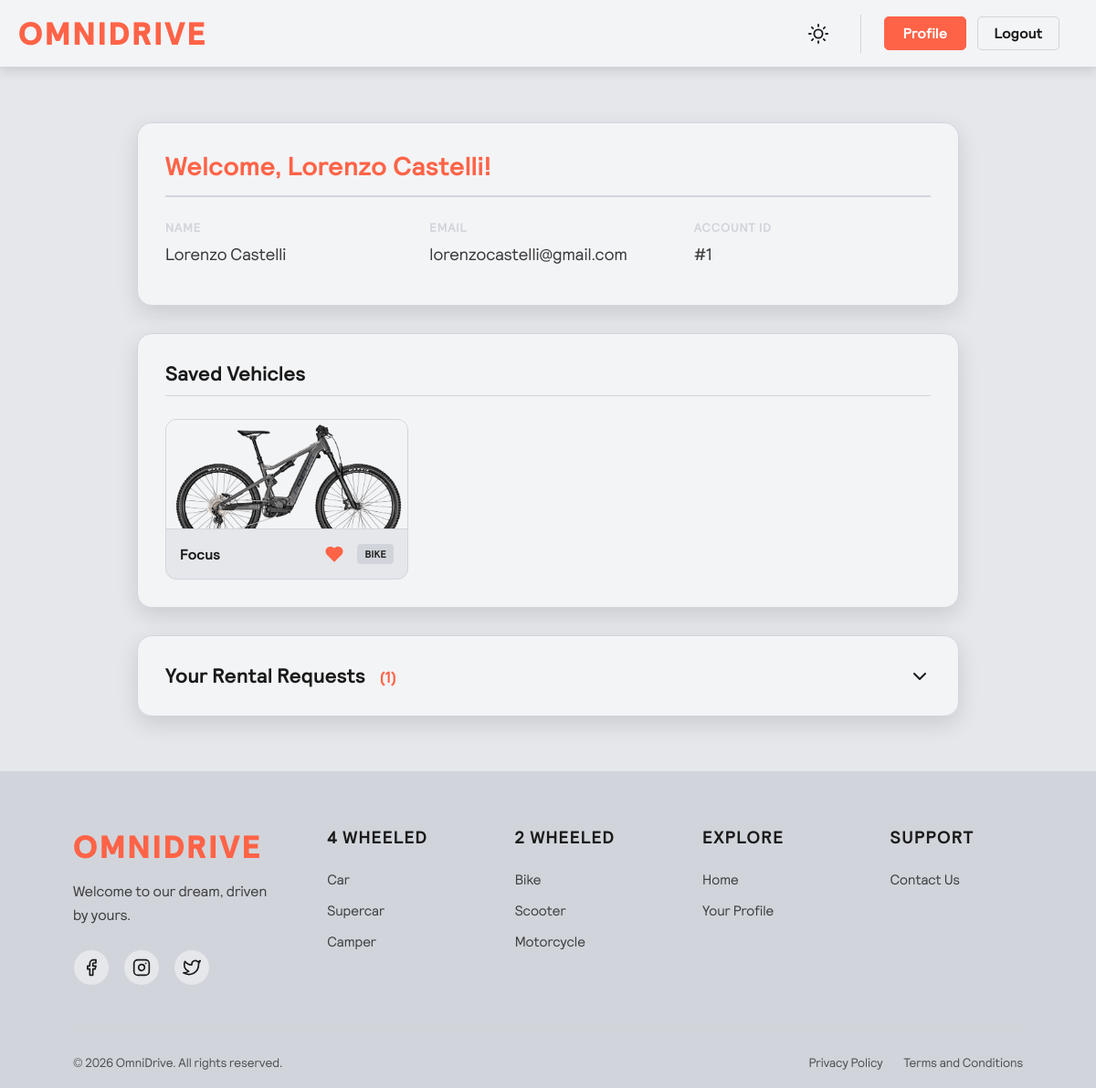
Screenshot of /profile (signed in) with the database file from the repository.
### tables this page shows
CREATE TABLE users (
                   id INTEGER PRIMARY KEY AUTOINCREMENT,
                   name TEXT NOT NULL,
                   email TEXT NOT NULL UNIQUE,
                   password TEXT NOT NULL
            );

CREATE TABLE bikes (
                   id INTEGER PRIMARY KEY AUTOINCREMENT,
                   type TEXT NOT NULL,
                   brand TEXT NOT NULL,
                   model TEXT NOT NULL,
                   rent_length INTEGER NOT NULL,
                   price REAL NOT NULL,
                   frame_size TEXT NOT NULL,
                   traction TEXT NOT NULL,
                   suspensions TEXT NOT NULL,
                   terrain TEXT NOT NULL,
                   img TEXT
            );

CREATE TABLE saved_vehicles (
                   id INTEGER PRIMARY KEY AUTOINCREMENT,
                   user_id INTEGER NOT NULL,
                   vehicle_type TEXT NOT NULL,
                   vehicle_id INTEGER NOT NULL,
                   FOREIGN KEY (user_id) REFERENCES users (id) ON DELETE CASCADE
            );

### app.py (the view)
@app.route('/profile')
def profile():
    if not session.get('user_id'):
        flash("You have to login first!", 'error')
        return redirect(url_for('login'))
    user_id = session['user_id']
    saved_list = []
    with db_connect() as db:
        favorites = db.execute(
            'SELECT vehicle_type, vehicle_id FROM saved_vehicles WHERE user_id = ?',
            (user_id,)
        ).fetchall()
        for fav in favorites:
            table = TYPE_TO_TABLE.get(fav['vehicle_type'])
            v_data = db.execute(f'SELECT id, brand, img FROM {table} WHERE id = ?', (fav['vehicle_id'],)).fetchone()
            if v_data:
                v_dict = dict(v_data)
                v_dict['type'] = fav['vehicle_type']
                if v_dict.get('img'):
                    v_dict['img_url'] = f"imgs/{table}/{v_dict['id']}/{v_dict['img']}"
                saved_list.append(v_dict)
        requests = db.execute('SELECT * FROM rental_requests WHERE user_id = ? ORDER BY id DESC', (user_id,)).fetchall()
        user_data = db.execute('SELECT email FROM users WHERE id = ?', (user_id,)).fetchone()
    return render_template("profile.html", requests=requests, user_email=user_data['email'], saved_vehicles=saved_list)

### app.py (called while the page is built)
def db_connect():
    conn = sqlite3.connect(DB_USERS_PATH)
    conn.row_factory = sqlite3.Row
    conn.execute('PRAGMA foreign_keys = ON')
    return conn

### templates/profile.html (shortened to what this page needs)
{% extends "base.html" %}
{% block extra_css %}
    <link rel="stylesheet"
          href="{{ url_for('static', filename='css/profile.css') }}">
{% endblock extra_css %}
{% block content %}
    <div class="mega-box profile-layout">
        <div class="profile-box">
            <h2 class="profile-title">Welcome, {{ session.user_name }}!</h2>
            <div class="user-info-grid">
                <div class="info-group">
                    <span class="info-label">Name</span>
                    <span class="info-value">{{ session.user_name }}</span>
                </div>
                <div class="info-group">
                    <span class="info-label">Email</span>
                    <span class="info-value">{{ user_email | default("your.email@example.com") }}</span>
                </div>
                <div class="info-group">
                    <span class="info-label">Account ID</span>
                    <span class="info-value">#{{ session.user_id }}</span>
                </div>
            </div>
        </div>
        <div class="profile-box">
            <h2 class="section-title">Saved Vehicles</h2>
            {% if saved_vehicles %}
                <div class="saved-vehicles-grid">
                    {% for vehicle in saved_vehicles %}
                        <div class="mini-vehicle-card">
                            <a href="{{ url_for('vehicle_detail', vehicle_type=vehicle.type, vehicle_id=vehicle.id) }}"
                               class="mini-img-link">
                                <div class="mini-img-container">
                                    {% if vehicle.img_url %}
                                        <img src="{{ url_for('static', filename=vehicle.img_url) }}"
                                             alt="{{ vehicle.brand }}">
                                    {% endif %}
                                </div>
                            </a>
                            <div class="mini-vehicle-info">
                                <a href="{{ url_for('vehicle_detail', vehicle_type=vehicle.type, vehicle_id=vehicle.id) }}"
                                   class="mini-brand-link">
                                    <h4>{{ vehicle.brand|capitalize }}</h4>
                                </a>
                                <button class="btn-favorite-mini is-saved"
                                        data-type="{{ vehicle.type }}"
                                        data-id="{{ vehicle.id }}"
                                        title="Remove from favorites">
                                    <svg viewBox="0 0 24 24"
                                         fill="none"
                                         stroke="currentColor"
                                         stroke-width="2"
                                         stroke-linecap="round"
                                         stroke-linejoin="round"
                                         class="heart-icon-mini">
                                        <path d="M20.84 4.61a5.5 5.5 0 0 0-7.78 0L12 5.67l-1.06-1.06a5.5 5.5 0 0 0-7.78 7.78l1.06 1.06L12 21.23l7.78-7.78 1.06-1.06a5.5 5.5 0 0 0 0-7.78z">
                                        </path>
                                    </svg>
                                </button>
                                <span class="mini-badge">{{ vehicle.type|capitalize }}</span>
                            </div>
                        </div>
                    {% endfor %}
                </div>
            {% endif %}
        </div>
        <div class="profile-box collapsible-box">
            <div class="collapsible-header" id="requests-toggle">
                <h2 class="section-title m-0">
                    Your Rental Requests <span class="request-count">({{ requests|length if requests else 0 }})</span>
                </h2>
                <svg class="toggle-arrow"
                     viewBox="0 0 24 24"
                     fill="none"
                     stroke="currentColor"
                     stroke-width="2"
                     stroke-linecap="round"
                     stroke-linejoin="round">
                    <polyline points="6 9 12 15 18 9"></polyline>
                </svg>
            </div>
        </div>
    </div>
{% endblock content %}

### static/css/base.css (style rules this page uses)
* { margin: 0; padding: 0; box-sizing: border-box; font-family: 'OmniSans', Arial, sans-serif; }
:root { --background-page: #E5E7EB; --background-div: #F3F4F6; --background-header: #F3F4F6; --background-footer: #D1D5DB; --font-color: #1a1a1a; --logo-color: #FF6347; --border-color: #D1D5DB; --icon-color: #1a1a1a; --success-color: #00c853; --error-color: #f44336; --shadow-color: rgba(0, 0, 0, 0.12); }
body { background-color: var(--background-page); color: var(--font-color); transition: background-color 1s ease, color 1s ease; display: flex; flex-direction: column; min-height: 100vh; margin: 0; overflow-y: scroll; overflow-x: hidden; font-family: 'OmniSans', sans-serif; }
a { transition: background-color 1s ease, color 1s ease; }
button { transition: background-color 1s ease, color 1s ease; }

### static/css/profile.css (style rules this page uses)
.profile-layout { width: 100%; max-width: 900px; margin: 0 auto; display: flex; flex-direction: column; gap: 30px; animation: premiumFadeUp 0.8s cubic-bezier(0.16, 1, 0.3, 1) forwards; }
.profile-box { background: var(--background-div); border: 1px solid var(--border-color); border-radius: 16px; padding: 30px; box-shadow: 0 8px 24px var(--shadow-color); transition: background-color 1s ease, border-color 1s ease, box-shadow 1s ease; }
.profile-title { color: var(--logo-color); border-bottom: 2px solid var(--border-color); padding-bottom: 15px; margin-bottom: 25px; font-size: 1.8rem; }
.section-title { font-size: 1.4rem; margin-bottom: 25px; color: var(--font-color); border-bottom: 1px solid var(--border-color); padding-bottom: 10px; }
.m-0 { margin: 0 !important; border: none; padding: 0; }
.user-info-grid { display: flex; flex-wrap: wrap; gap: 30px; margin-bottom: 10px; }
.info-group { display: flex; flex-direction: column; flex: 1; gap: 6px; }
.info-label { font-size: 0.85rem; color: var(--border-color); text-transform: uppercase; letter-spacing: 0.5px; font-weight: 700; }
.info-value { display: block; font-size: 1.15rem; line-height: 1.7; color: var(--font-color); opacity: 0.85; font-weight: 300; }
.saved-vehicles-grid { display: grid; grid-template-columns: repeat(auto-fill, minmax(200px, 1fr)); gap: 20px; }
.mini-vehicle-card { display: flex; flex-direction: column; background: var(--background-page); border: 1px solid var(--border-color); border-radius: 12px; overflow: hidden; transition: all 0.3s ease; }
.mini-brand-link { text-decoration: none; color: inherit; flex: 1; }
.mini-img-container { height: 120px; width: 100%; background: var(--background-div); display: flex; align-items: center; justify-content: center; overflow: hidden; border-bottom: 1px solid var(--border-color); }
.mini-img-container img { width: 100%; height: 100%; object-fit: cover; transition: transform 0.5s; }
.mini-vehicle-info { padding: 12px 15px; display: flex; justify-content: space-between; align-items: center; gap: 10px; }
.mini-vehicle-info h4 { margin: 0; color: var(--font-color); font-size: 1rem; font-weight: 700; }
.mini-badge { font-size: 0.7rem; background: var(--border-color); color: var(--font-color); padding: 4px 8px; border-radius: 4px; text-transform: uppercase; font-weight: bold; }
.btn-favorite-mini { background: transparent; border: none; padding: 5px; cursor: pointer; display: flex; align-items: center; justify-content: center; transition: transform 0.2s ease; outline: none; }
.heart-icon-mini { width: 20px; height: 20px; color: var(--font-color); fill: transparent; stroke: var(--font-color); opacity: 0.5; transition: all 0.3s ease; }
.btn-favorite-mini.is-saved .heart-icon-mini { color: var(--logo-color); fill: var(--logo-color); stroke: var(--logo-color); opacity: 1; }
.collapsible-box { padding: 0; }
.collapsible-header { display: flex; justify-content: space-between; align-items: center; padding: 30px; cursor: pointer; background: transparent; transition: background 0.3s ease; border-radius: 16px; }
.request-count { color: var(--logo-color); font-size: 1.1rem; margin-left: 10px; }
.toggle-arrow { width: 24px; height: 24px; color: var(--font-color); transition: transform 0.4s ease; }

### rows the page displays
users: email "lorenzocastelli@gmail.com"
bikes: brand (picture), brand "Focus"
saved_vehicles: type "BIKE"

### other values shown
{{ session.user_name }} "Lorenzo Castelli"
{{ session.user_id }} "1"
{{ requests|length if requests else 0 }} "1"
